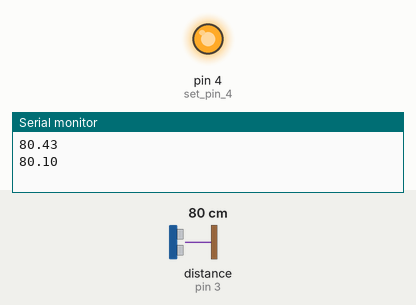
This sketch was run on a simulated Arduino Uno, built with avr-gcc and run on an emulated ATmega328P. Parts: output pins drawn as LEDs (lit = HIGH), the last lines printed to the serial monitor. Wiring (inferred from the names in the program): ultrasonic range finder: trigger pin 2; echo pin 3. Inputs (shaded band) come from the test bench; at power-on: distance to the obstacle (sensor on pin 3) 80 cm. The echo pulse lasts 58.3 µs per cm; pins used as bus, display or sensor lines are not drawn.

Above: at 1.6 s.
1.7 s: distance to the obstacle (sensor on pin 3) set to 94 cm
3.6 s: distance to the obstacle (sensor on pin 3) set to 105 cm
At 5.2 s:
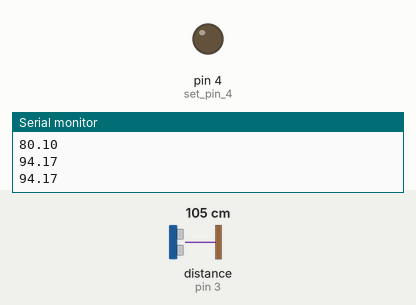
5.5 s: distance to the obstacle (sensor on pin 3) set to 2 cm
At 6.8 s:
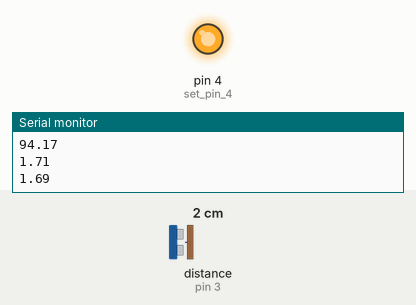
7.1 s: distance to the obstacle (sensor on pin 3) set to 120 cm
At 8.5 s:
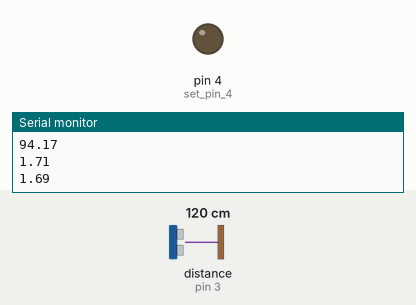
Timing chart, 0 to 9.7 s (numbered marks = the images above; inputs shaded):
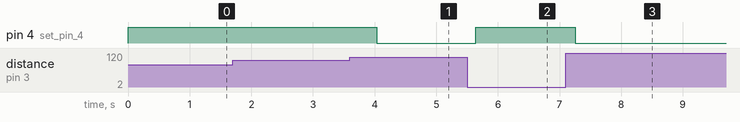

Measured:
- the behaviour switches between 99 and 100 cm on distance to the obstacle (sensor on pin 3) (found by bisection; images 0 and 1)
- after the input at 3.6 s, pin 4 (set_pin_4): HIGH → LOW after 0.44 s
- after the input at 5.5 s, pin 4 (set_pin_4): LOW → HIGH after 0.14 s
- after the input at 7.1 s, pin 4 (set_pin_4): HIGH → LOW after 0.15 s

The sketch:

UltraSonic_Sensor_V_01.ino
```cpp
int Trig = 2;  //pin 2 Arduino connected with Trigger pin in the sensor
int Echo = 3;  //pin 3 Arduino connected with Echo pin in the sensor
float CM;      //Distance in cm
float CZAS;    //lengh of returning impulse in uS
int incomingByte = 0;

void setup()
{
  Serial.begin(9600);                        //iniciation of time port
  pinMode(Trig, OUTPUT);                     //set pin 2 as output
  pinMode(Echo, INPUT);                      //set pin 3 as input
  pinMode(4, OUTPUT);                        //set pin 4 (connected led) as output


}

void measure_distance ()          //code that will measure distance and save it as CM
{
  digitalWrite(Trig, LOW);        //set low status
  delayMicroseconds(2);
  digitalWrite(Trig, HIGH);       //set high status
  delayMicroseconds(10);
  digitalWrite(Trig, LOW);
  digitalWrite(Echo, HIGH);
  CZAS = pulseIn(Echo, HIGH);
  CM = CZAS / 58;   //lengh of returining signal divided by 58 gives the distance in cm
  }


void loop()
{
  measure_distance();

  if (CM<100)
  {
  digitalWrite(4, HIGH); // turn the LED on (HIGH is the voltage level)

  Serial.println(CM);

  }
  else
  {
  digitalWrite(4, LOW); // turn the LED off by making the voltage LOW
  }
  delay(800); //repeat the loop after given amount of mS
}
```
